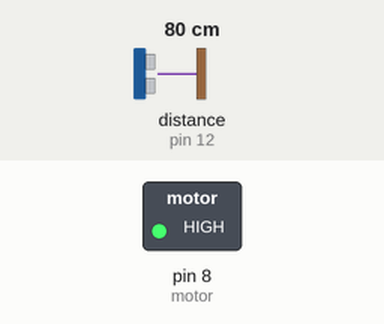
Simulated run of this sketch. Board: Arduino Uno, built with avr-gcc and run on an emulated ATmega328P. Shown: switched loads named in the sketch (green lamp = pin HIGH). Wiring (inferred from the names in the program): ultrasonic range finder: trigger pin 11; echo pin 12. The inputs (shaded band) are chosen by the test bench; at power-on: distance to the obstacle (sensor on pin 12) 80 cm. The echo pulse lasts 58.3 µs per cm; pins used as bus, display or sensor lines are not drawn; what the sketch prints to the serial monitor is not drawn.

Above: at 1.2 s.
1.3 s: distance to the obstacle (sensor on pin 12) set to 2 cm
Timing chart, 0 to 4.3 s (numbered marks = the images above; inputs shaded):
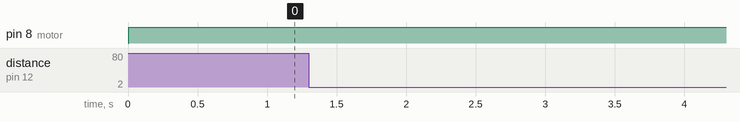

The sketch:

ultrasonic.ino
```cpp
int trigPin=11;
int echoPin=12;
long duration,cm,inches;
int motor=8;
void setup() {
  // put your setup code here, to run once:
Serial.begin (9600);
  pinMode(trigPin, OUTPUT);
  pinMode(echoPin, INPUT);
  pinMode(motor,OUTPUT);

}

void loop() {
  // put your main code here, to run repeatedly:
digitalWrite(trigPin, LOW);
  delayMicroseconds(5);
  digitalWrite(trigPin, HIGH);
  delayMicroseconds(10);
  digitalWrite(trigPin, LOW);
pinMode(echoPin, INPUT);
  duration = pulseIn(echoPin, HIGH);
cm = (duration/2) / 29.1;
inches = (duration/2) / 74;


  if(90>=cm)
   analogWrite(motor,100);
   else
   analogWrite(motor,0);

  analogWrite(motor,200);
Serial.print(inches);
  Serial.print("in, ");
  Serial.print(cm);
  Serial.print("cm");
  Serial.println();

  delay(250);

}
```
